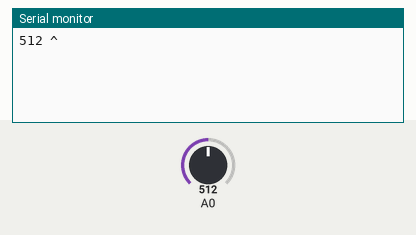
The sketch below on a simulated Arduino Uno, built with avr-gcc and run on an emulated ATmega328P. Parts: the last lines printed to the serial monitor. Inputs (shaded band) come from the test bench; at power-on: A0 = 512.

Above: at 1.2 s.
1.3 s: A0 set to 610
At 2.7 s:
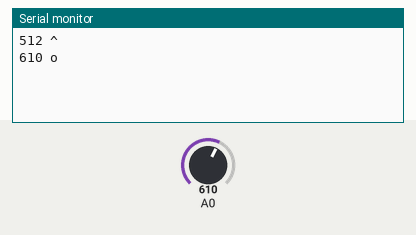
3.0 s: A0 set to 390
At 4.1 s:
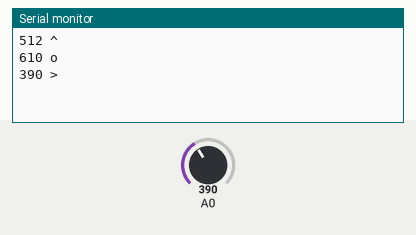
4.5 s: A0 set to 190
At 5.2 s:
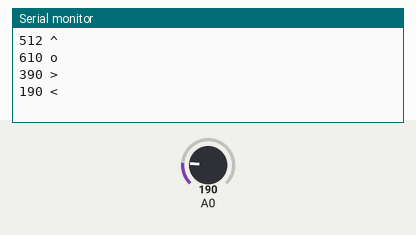
6.0 s: A0 set to 90
At 6.4 s:
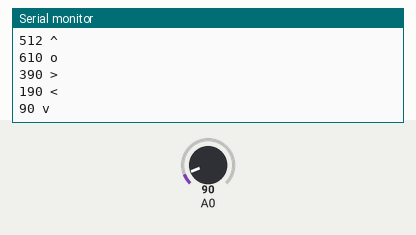
7.5 s: A0 set to 860
At 8.8 s:
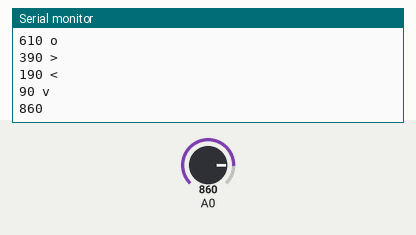

Measured:
- after the input at 1.3 s, the serial monitor: prints a new line after 0.20 s (image 1)
- after the input at 3.0 s, the serial monitor: prints a new line at once (image 2)
- after the input at 4.5 s, the serial monitor: prints a new line at once (image 3)
- after the input at 6.0 s, the serial monitor: prints a new line at once (image 4)
- after the input at 7.5 s, the serial monitor: prints a new line at once (image 5)

The sketch:

AnalogKeypadTest.ino
```cpp
 void setup() {
    Serial.begin(9600);
    pinMode(A0, INPUT);
}

int lastVal = 0;

void loop() {
    // put your main code here, to run repeatedly:
    int val = analogRead(A0);
    if (abs(val - lastVal) > 10) {
        lastVal = val;

        /*char btn = ' ';
        if (val < 100) {
            btn = 'o'; // v
        } else if (val < 200) {
            btn = '<'; // <
        } else if (val < 400) {
            btn = 'v'; // >
        } else if (val < 600) {
            btn = '^'; // ^
        } else if (val < 850) {
            btn = '>'; // o
        }*/

        char btn = ' ';
        if (val < 100) {
            btn = 'v'; // v
        } else if (val < 200) {
            btn = '<'; // <
        } else if (val < 400) {
            btn = '>'; // >
        } else if (val < 600) {
            btn = '^'; // ^
        } else if (val < 850) {
            btn = 'o'; // o
        }

        Serial.print(val);
        Serial.print(" ");
        Serial.println(btn);
    }
    delay(300);
}
```
